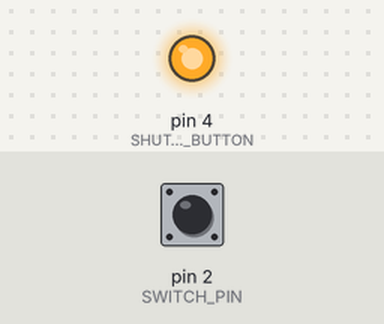
The sketch below on a simulated Arduino Uno, built with avr-gcc and run on an emulated ATmega328P. Parts: output pins drawn as LEDs (lit = HIGH). Dashed ring = blinking. The inputs (shaded band) are chosen by the test bench; at power-on: pin 2 (SWITCH_PIN) HIGH.

Above: at 1.2 s.
1.3 s: pin 2 (SWITCH_PIN) pulled LOW for 1 s
At 3.1 s:
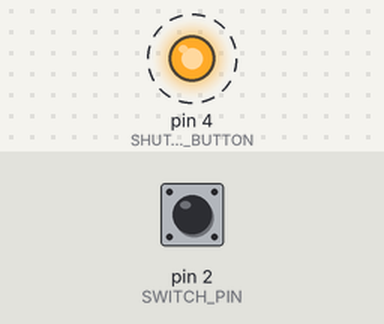
4.0 s: pin 2 (SWITCH_PIN) pulled LOW for 3.2 s
At 4.1 s:
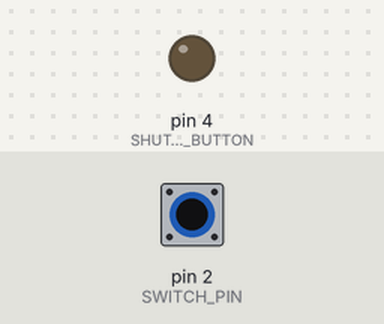
Timing chart, 0 to 8.9 s (numbered marks = the images above; inputs shaded):
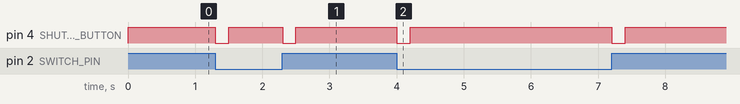

Measured:
- after the input at 1.3 s, pin 4 (SHUTDOWN_BUTTON): alternates HIGH for 0.80 s and LOW for 0.20 s, 4 changes in all, then stays HIGH, starting at once
- after the input at 4.0 s, pin 4 (SHUTDOWN_BUTTON): alternates HIGH for 3.0 s and LOW for 0.20 s, 4 changes in all, then stays HIGH, starting at once

The sketch:

toggle_power_button.ino
```cpp
const int SWITCH_PIN = 2;
const int SHUTDOWN_BUTTON = 4;
int first_value;
int second_value;


void setup()
{
    pinMode(SWITCH_PIN, INPUT_PULLUP);
    pinMode(SHUTDOWN_BUTTON, OUTPUT);
    digitalWrite(SHUTDOWN_BUTTON, HIGH);
    Serial.begin(9600);
}

void loop()
{
  first_value = digitalRead(SWITCH_PIN);
  delay(25);
  second_value = digitalRead(SWITCH_PIN);
  if (first_value != second_value)
  {
    digitalWrite(SHUTDOWN_BUTTON, LOW);
    delay(200);
    digitalWrite(SHUTDOWN_BUTTON, HIGH);
  }
}
```
